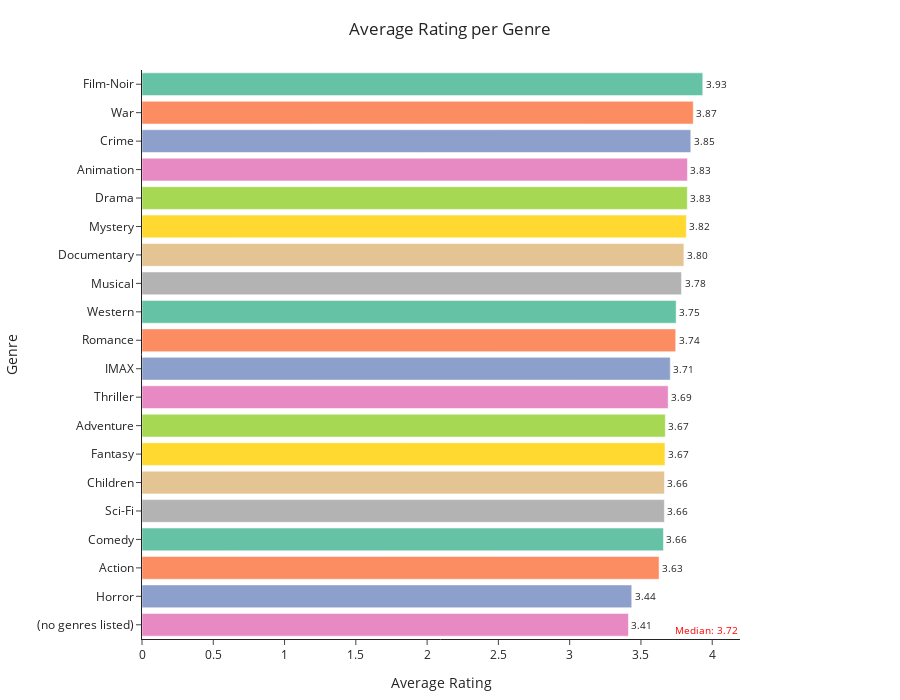

Notebook source saved alongside this figure:
### Code cell
import plotly.express as px
import pandas as pd

avg_rating_per_genre_pd = (
    avg_rating_per_genre
    .toPandas()
    .sort_values(by="avg_rating", ascending=False)
)
median_val = avg_rating_per_genre_pd["avg_rating"].median()

fig = px.bar(
    avg_rating_per_genre_pd,
    x="avg_rating",
    y="genre",
    orientation="h",
    color="genre",
    text=avg_rating_per_genre_pd["avg_rating"].map(lambda x: f"{x:.2f}"),
    color_discrete_sequence=px.colors.qualitative.Set2,
    hover_data={"avg_rating": ":.2f"}
)
fig.update_traces(textposition="outside", texttemplate="%{text}", textfont_size=10)

fig.add_vline(
    x=median_val,
    line_dash="dash",
    line_color="red"
)
fig.add_annotation(
    x=median_val,
    y=0, yref="paper",
    text=f"Median: {median_val:.2f}",
    showarrow=False,
    xanchor="left",
    yanchor="bottom",
    font=dict(size=10, color="red"),
    bgcolor="rgba(255,255,255,0.8)"
)

fig.update_layout(
    title="Average Rating per Genre",
    title_x=0.5,
    xaxis_title="Average Rating",
    yaxis_title="Genre",
    showlegend=False,
    template="simple_white",
    height=700,
    margin=dict(l=140, r=160, t=70, b=60)
)

fig.show()

### Figure 1 — Plotly figure (JSON) as saved in the notebook; plotly's stock layout.template omitted (floating-point values rounded to 4 significant figures)
{"data": [{"hovertemplate": "genre=%{y}<br>avg_rating=%{x:.2f}<br>text=%{text}<extra></extra>", "legendgroup": "Film-Noir", "marker": {"color": "rgb(102,194,165)", "pattern": {"shape": ""}}, "name": "Film-Noir", "orientation": "h", "showlegend": true, "text": ["3.93"], "textfont": {"size": 10}, "textposition": "outside", "texttemplate": "%{text}", "type": "bar", "x": [3.934], "xaxis": "x", "y": ["Film-Noir"], "yaxis": "y"}, {"hovertemplate": "genre=%{y}<br>avg_rating=%{x:.2f}<br>text=%{text}<extra></extra>", "legendgroup": "War", "marker": {"color": "rgb(252,141,98)", "pattern": {"shape": ""}}, "name": "War", "orientation": "h", "showlegend": true, "text": ["3.87"], "textfont": {"size": 10}, "textposition": "outside", "texttemplate": "%{text}", "type": "bar", "x": [3.867], "xaxis": "x", "y": ["War"], "yaxis": "y"}, {"hovertemplate": "genre=%{y}<br>avg_rating=%{x:.2f}<br>text=%{text}<extra></extra>", "legendgroup": "Crime", "marker": {"color": "rgb(141,160,203)", "pattern": {"shape": ""}}, "name": "Crime", "orientation": "h", "showlegend": true, "text": ["3.85"], "textfont": {"size": 10}, "textposition": "outside", "texttemplate": "%{text}", "type": "bar", "x": [3.85], "xaxis": "x", "y": ["Crime"], "yaxis": "y"}, {"hovertemplate": "genre=%{y}<br>avg_rating=%{x:.2f}<br>text=%{text}<extra></extra>", "legendgroup": "Animation", "marker": {"color": "rgb(231,138,195)", "pattern": {"shape": ""}}, "name": "Animation", "orientation": "h", "showlegend": true, "text": ["3.83"], "textfont": {"size": 10}, "textposition": "outside", "texttemplate": "%{text}", "type": "bar", "x": [3.826], "xaxis": "x", "y": ["Animation"], "yaxis": "y"}, {"hovertemplate": "genre=%{y}<br>avg_rating=%{x:.2f}<br>text=%{text}<extra></extra>", "legendgroup": "Drama", "marker": {"color": "rgb(166,216,84)", "pattern": {"shape": ""}}, "name": "Drama", "orientation": "h", "showlegend": true, "text": ["3.83"], "textfont": {"size": 10}, "textposition": "outside", "texttemplate": "%{text}", "type": "bar", "x": [3.825], "xaxis": "x", "y": ["Drama"], "yaxis": "y"}, {"hovertemplate": "genre=%{y}<br>avg_rating=%{x:.2f}<br>text=%{text}<extra></extra>", "legendgroup": "Mystery", "marker": {"color": "rgb(255,217,47)", "pattern": {"shape": ""}}, "name": "Mystery", "orientation": "h", "showlegend": true, "text": ["3.82"], "textfont": {"size": 10}, "textposition": "outside", "texttemplate": "%{text}", "type": "bar", "x": [3.818], "xaxis": "x", "y": ["Mystery"], "yaxis": "y"}, {"hovertemplate": "genre=%{y}<br>avg_rating=%{x:.2f}<br>text=%{text}<extra></extra>", "legendgroup": "Documentary", "marker": {"color": "rgb(229,196,148)", "pattern": {"shape": ""}}, "name": "Documentary", "orientation": "h", "showlegend": true, "text": ["3.80"], "textfont": {"size": 10}, "textposition": "outside", "texttemplate": "%{text}", "type": "bar", "x": [3.801], "xaxis": "x", "y": ["Documentary"], "yaxis": "y"}, {"hovertemplate": "genre=%{y}<br>avg_rating=%{x:.2f}<br>text=%{text}<extra></extra>", "legendgroup": "Musical", "marker": {"color": "rgb(179,179,179)", "pattern": {"shape": ""}}, "name": "Musical", "orientation": "h", "showlegend": true, "text": ["3.78"], "textfont": {"size": 10}, "textposition": "outside", "texttemplate": "%{text}", "type": "bar", "x": [3.784], "xaxis": "x", "y": ["Musical"], "yaxis": "y"}, {"hovertemplate": "genre=%{y}<br>avg_rating=%{x:.2f}<br>text=%{text}<extra></extra>", "legendgroup": "Western", "marker": {"color": "rgb(102,194,165)", "pattern": {"shape": ""}}, "name": "Western", "orientation": "h", "showlegend": true, "text": ["3.75"], "textfont": {"size": 10}, "textposition": "outside", "texttemplate": "%{text}", "type": "bar", "x": [3.747], "xaxis": "x", "y": ["Western"], "yaxis": "y"}, {"hovertemplate": "genre=%{y}<br>avg_rating=%{x:.2f}<br>text=%{text}<extra></extra>", "legendgroup": "Romance", "marker": {"color": "rgb(252,141,98)", "pattern": {"shape": ""}}, "name": "Romance", "orientation": "h", "showlegend": true, "text": ["3.74"], "textfont": {"size": 10}, "textposition": "outside", "texttemplate": "%{text}", "type": "bar", "x": [3.744], "xaxis": "x", "y": ["Romance"], "yaxis": "y"}, {"hovertemplate": "genre=%{y}<br>avg_rating=%{x:.2f}<br>text=%{text}<extra></extra>", "legendgroup": "IMAX", "marker": {"color": "rgb(141,160,203)", "pattern": {"shape": ""}}, "name": "IMAX", "orientation": "h", "showlegend": true, "text": ["3.71"], "textfont": {"size": 10}, "textposition": "outside", "texttemplate": "%{text}", "type": "bar", "x": [3.706], "xaxis": "x", "y": ["IMAX"], "yaxis": "y"}, {"hovertemplate": "genre=%{y}<br>avg_rating=%{x:.2f}<br>text=%{text}<extra></extra>", "legendgroup": "Thriller", "marker": {"color": "rgb(231,138,195)", "pattern": {"shape": ""}}, "name": "Thriller", "orientation": "h", "showlegend": true, "text": ["3.69"], "textfont": {"size": 10}, "textposition": "outside", "texttemplate": "%{text}", "type": "bar", "x": [3.691], "xaxis": "x", "y": ["Thriller"], "yaxis": "y"}, {"hovertemplate": "genre=%{y}<br>avg_rating=%{x:.2f}<br>text=%{text}<extra></extra>", "legendgroup": "Adventure", "marker": {"color": "rgb(166,216,84)", "pattern": {"shape": ""}}, "name": "Adventure", "orientation": "h", "showlegend": true, "text": ["3.67"], "textfont": {"size": 10}, "textposition": "outside", "texttemplate": "%{text}", "type": "bar", "x": [3.671], "xaxis": "x", "y": ["Adventure"], "yaxis": "y"}, {"hovertemplate": "genre=%{y}<br>avg_rating=%{x:.2f}<br>text=%{text}<extra></extra>", "legendgroup": "Fantasy", "marker": {"color": "rgb(255,217,47)", "pattern": {"shape": ""}}, "name": "Fantasy", "orientation": "h", "showlegend": true, "text": ["3.67"], "textfont": {"size": 10}, "textposition": "outside", "texttemplate": "%{text}", "type": "bar", "x": [3.668], "xaxis": "x", "y": ["Fantasy"], "yaxis": "y"}, {"hovertemplate": "genre=%{y}<br>avg_rating=%{x:.2f}<br>text=%{text}<extra></extra>", "legendgroup": "Children", "marker": {"color": "rgb(229,196,148)", "pattern": {"shape": ""}}, "name": "Children", "orientation": "h", "showlegend": true, "text": ["3.66"], "textfont": {"size": 10}, "textposition": "outside", "texttemplate": "%{text}", "type": "bar", "x": [3.665], "xaxis": "x", "y": ["Children"], "yaxis": "y"}, {"hovertemplate": "genre=%{y}<br>avg_rating=%{x:.2f}<br>text=%{text}<extra></extra>", "legendgroup": "Sci-Fi", "marker": {"color": "rgb(179,179,179)", "pattern": {"shape": ""}}, "name": "Sci-Fi", "orientation": "h", "showlegend": true, "text": ["3.66"], "textfont": {"size": 10}, "textposition": "outside", "texttemplate": "%{text}", "type": "bar", "x": [3.664], "xaxis": "x", "y": ["Sci-Fi"], "yaxis": "y"}, {"hovertemplate": "genre=%{y}<br>avg_rating=%{x:.2f}<br>text=%{text}<extra></extra>", "legendgroup": "Comedy", "marker": {"color": "rgb(102,194,165)", "pattern": {"shape": ""}}, "name": "Comedy", "orientation": "h", "showlegend": true, "text": ["3.66"], "textfont": {"size": 10}, "textposition": "outside", "texttemplate": "%{text}", "type": "bar", "x": [3.658], "xaxis": "x", "y": ["Comedy"], "yaxis": "y"}, {"hovertemplate": "genre=%{y}<br>avg_rating=%{x:.2f}<br>text=%{text}<extra></extra>", "legendgroup": "Action", "marker": {"color": "rgb(252,141,98)", "pattern": {"shape": ""}}, "name": "Action", "orientation": "h", "showlegend": true, "text": ["3.63"], "textfont": {"size": 10}, "textposition": "outside", "texttemplate": "%{text}", "type": "bar", "x": [3.627], "xaxis": "x", "y": ["Action"], "yaxis": "y"}, {"hovertemplate": "genre=%{y}<br>avg_rating=%{x:.2f}<br>text=%{text}<extra></extra>", "legendgroup": "Horror", "marker": {"color": "rgb(141,160,203)", "pattern": {"shape": ""}}, "name": "Horror", "orientation": "h", "showlegend": true, "text": ["3.44"], "textfont": {"size": 10}, "textposition": "outside", "texttemplate": "%{text}", "type": "bar", "x": [3.435], "xaxis": "x", "y": ["Horror"], "yaxis": "y"}, {"hovertemplate": "genre=%{y}<br>avg_rating=%{x:.2f}<br>text=%{text}<extra></extra>", "legendgroup": "(no genres listed)", "marker": {"color": "rgb(231,138,195)", "pattern": {"shape": ""}}, "name": "(no genres listed)", "orientation": "h", "showlegend": true, "text": ["3.41"], "textfont": {"size": 10}, "textposition": "outside", "texttemplate": "%{text}", "type": "bar", "x": [3.412], "xaxis": "x", "y": ["(no genres listed)"], "yaxis": "y"}], "layout": {"annotations": [{"bgcolor": "rgba(255,255,255,0.8)", "font": {"color": "red", "size": 10}, "showarrow": false, "text": "Median: 3.72", "x": 3.725, "xanchor": "left", "y": 0, "yanchor": "bottom", "yref": "paper"}], "barmode": "relative", "height": 700, "legend": {"title": {"text": "genre"}, "tracegroupgap": 0}, "margin": {"b": 60, "l": 140, "r": 160, "t": 70}, "shapes": [{"line": {"color": "red", "dash": "dash"}, "type": "line", "x0": 3.725, "x1": 3.725, "xref": "x", "y0": 0, "y1": 1, "yref": "y domain"}], "showlegend": false, "title": {"text": "Average Rating per Genre", "x": 0.5}, "xaxis": {"anchor": "y", "domain": [0, 1], "title": {"text": "Average Rating"}}, "yaxis": {"anchor": "x", "categoryarray": ["(no genres listed)", "Horror", "Action", "Comedy", "Sci-Fi", "Children", "Fantasy", "Adventure", "Thriller", "IMAX", "Romance", "Western", "Musical", "Documentary", "Mystery", "Drama", "Animation", "Crime", "War", "Film-Noir"], "categoryorder": "array", "domain": [0, 1], "title": {"text": "Genre"}}}}
